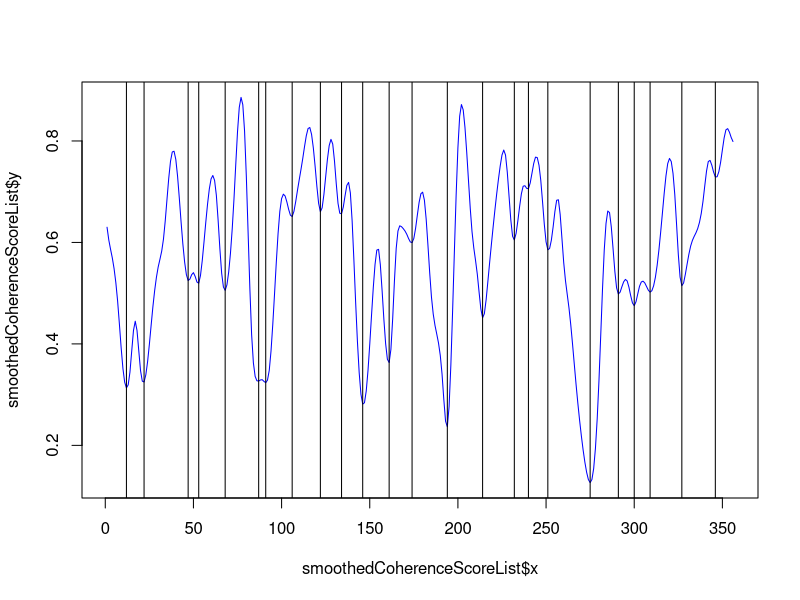

Recreate this plot in R.
moveList = read.csv("l_synth.csv")


which.peaks <- function(x,partial=TRUE,decreasing=FALSE){
      if (decreasing){
          if (partial){
              which(diff(c(FALSE,diff(x)>0,TRUE))>0)
          }else {
              which(diff(diff(x)>0)>0)+1
          }
      }else {
          if (partial){
              which(diff(c(TRUE,diff(x)>=0,FALSE))<0)
          }else {
              which(diff(diff(x)>=0)<0)+1
          }
      }
  }

coherence <- 1

coherenceScoreList <- c()

for (move in moveList[,]) {
	if (move == "c") {
		coherence <-  coherence + ( (1 - coherence) / 2 )
	}
	if (move == "d" || move == "i") {
		coherence <-  coherence - ( coherence / 2 )
	}
	if (move == "j") {
		coherence <- 0
	}
	coherenceScoreList <- c(coherenceScoreList, coherence)
}

smoothedCoherenceScoreList <- smooth.spline(1:length(coherenceScoreList),coherenceScoreList,spar=0.35)

write.csv(smoothedCoherenceScoreList$y)

pdf(width=20, height=5)
plot(smoothedCoherenceScoreList, type="l", col="blue")
minima <- which.peaks(smoothedCoherenceScoreList$y, decreasing=TRUE, partial=FALSE)
abline(v=minima)

result <- rle(diff(smoothedCoherenceScoreList$y) > 0)

startIndex <- c()
b <- 1 
for (i in result$lengths) {
	startIndex <- c(startIndex,b)
	b <- b + i
}

write.csv(cbind(startIndex, c(result$lengths),c(result$values)), file = "segments.csv")
